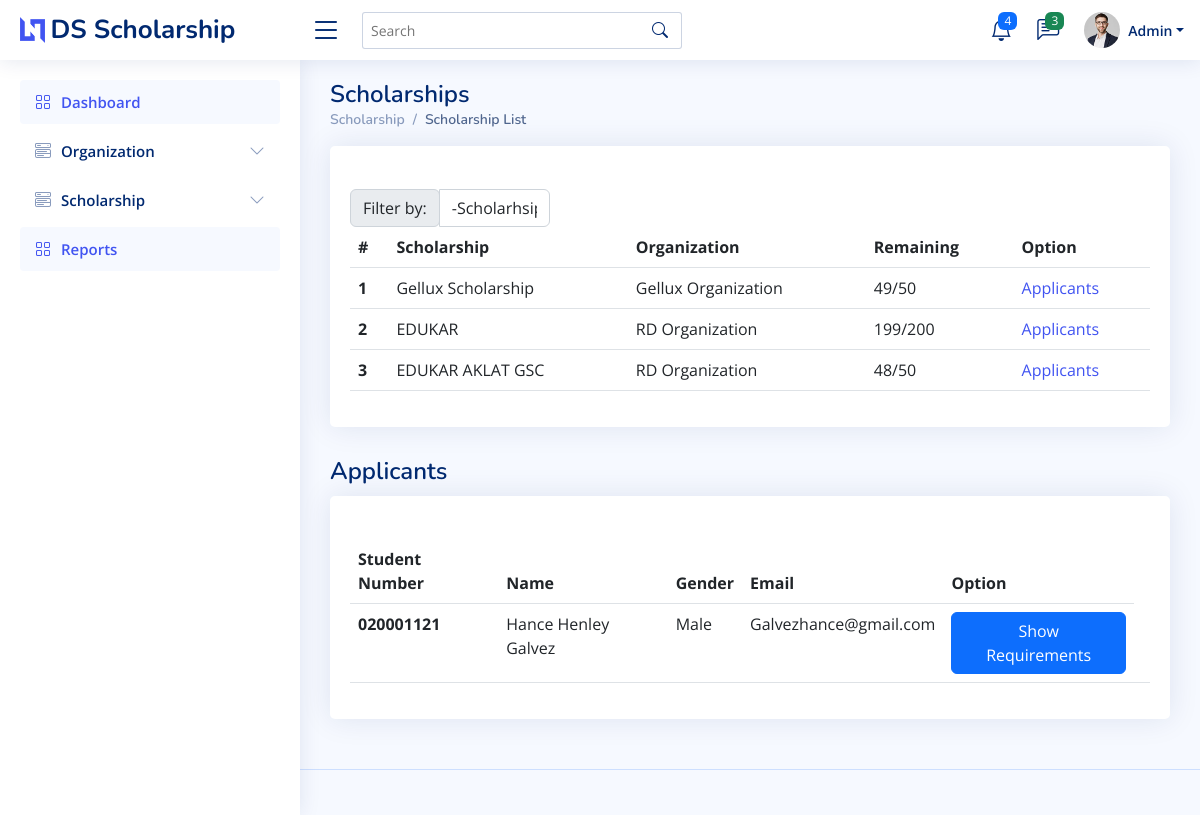
/admin/list-scholarship.php?sid=SCHLR83748 (signed in), run on the app's committed database.
### tables this page shows
CREATE TABLE `tbl_users` (
  `userID` varchar(100) NOT NULL,
  `userinfoID` text NOT NULL,
  `userlvlID` int(11) NOT NULL,
  `status` int(11) NOT NULL
);

CREATE TABLE `tbl_userinformation` (
  `userinfoID` varchar(100) NOT NULL,
  `fname` text DEFAULT NULL,
  `mname` text DEFAULT NULL,
  `lname` text DEFAULT NULL,
  `birthdate` text DEFAULT NULL,
  `gender` text DEFAULT NULL,
  `email` text NOT NULL,
  `contact` varchar(20) DEFAULT NULL,
  `address` varchar(100) DEFAULT NULL,
  `username` text NOT NULL,
  `password` text NOT NULL,
  `status` text NOT NULL,
  `profpic` varchar(255) NOT NULL
);

CREATE TABLE `tbl_scholarship` (
  `scholarshipID` varchar(100) NOT NULL,
  `orgID` varchar(100) DEFAULT NULL,
  `scholarshipname` text NOT NULL,
  `description` text NOT NULL,
  `req` text NOT NULL,
  `applicant_limit` text NOT NULL,
  `status` int(11) NOT NULL,
  `queue` int(11) NOT NULL,
  `stype_id` int(11) DEFAULT NULL
);

CREATE TABLE `tbl_organization` (
  `orgID` varchar(100) NOT NULL,
  `userID` text NOT NULL,
  `name` text NOT NULL,
  `company` text NOT NULL,
  `email` text NOT NULL,
  `proofsID` text NOT NULL,
  `status` int(11) NOT NULL,
  `profile` varchar(255) NOT NULL
);

CREATE TABLE `tbl_scholars` (
  `scholarsID` varchar(100) NOT NULL,
  `scholarshipID` text NOT NULL,
  `userid` text NOT NULL,
  `status` int(11) NOT NULL,
  `queue` int(11) NOT NULL
);

### admin/list-scholarship.php (the view, shortened to what this page needs)
<?php
require '../conn.php';
$uid = $_SESSION['userID'];
$getdata = "SELECT * FROM `tbl_userinformation` INNER JOIN tbl_users ON tbl_userinformation.userinfoID = tbl_users.userinfoID WHERE tbl_users.userID = '$uid' ";
$getdataq = mysqli_query($conn, $getdata);
$rowdata = mysqli_fetch_array($getdataq);
?>
<!DOCTYPE html>
<html lang="en">
<head>
  <link href="../assets/vendor/bootstrap/css/bootstrap.min.css" rel="stylesheet">
  <link href="../assets/vendor/bootstrap-icons/bootstrap-icons.css" rel="stylesheet">
  <link href="../assets/vendor/boxicons/css/boxicons.min.css" rel="stylesheet">
  <link href="../assets/vendor/quill/quill.snow.css" rel="stylesheet">
  <link href="../assets/vendor/quill/quill.bubble.css" rel="stylesheet">
  <link href="../assets/vendor/remixicon/remixicon.css" rel="stylesheet">
  <link href="../assets/vendor/simple-datatables/style.css" rel="stylesheet">
  <link href="../assets/css/style.css" rel="stylesheet">
</head>
<body>
  <header id="header" class="header fixed-top d-flex align-items-center">
    <div class="d-flex align-items-center justify-content-between">
      <a href="index.html" class="logo d-flex align-items-center">
        <img src="../assets/img/logo.png" alt="">
        <span class="d-none d-lg-block">DS Scholarship</span>
      </a>
      <i class="bi bi-list toggle-sidebar-btn"></i>
    </div>
    <div class="search-bar">
      <form class="search-form d-flex align-items-center" method="POST" action="#">
        <input type="text" name="query" placeholder="Search" title="Enter search keyword">
        <button type="submit" title="Search"><i class="bi bi-search"></i></button>
      </form>
    </div>
    <nav class="header-nav ms-auto">
      <ul class="d-flex align-items-center">
        <li class="nav-item dropdown">
          <a class="nav-link nav-icon" href="#" data-bs-toggle="dropdown">
            <i class="bi bi-bell"></i>
            <span class="badge bg-primary badge-number">4</span>
          </a>
        </li>
        <li class="nav-item dropdown">
          <a class="nav-link nav-icon" href="#" data-bs-toggle="dropdown">
            <i class="bi bi-chat-left-text"></i>
            <span class="badge bg-success badge-number">3</span>
          </a>
        </li>
        <li class="nav-item dropdown pe-3">
          <a class="nav-link nav-profile d-flex align-items-center pe-0" href="#" data-bs-toggle="dropdown">
                <img src="../assets/img/profile-img.jpg" alt="Profile" class="rounded-circle">
                <span class="d-none d-md-block dropdown-toggle ps-2"><?php echo ucfirst($rowdata['fname']) ?></span>
              </a>
        </li>
      </ul>
    </nav>
  </header>
  <?php
    include('../include/sidebar-admin.php');
  ?>
  <main id="main" class="main">
    <div class="pagetitle">
      <h1>Scholarships</h1>
      <nav>
        <ol class="breadcrumb">
          <li class="breadcrumb-item"><a href="index.html">Scholarship</a></li>
          <li class="breadcrumb-item active">Scholarship List</li>
        </ol>
      </nav>
    </div>
    <div class="containeradd">
      <div class="card">
        <div class="card-body">
          <h5 class="card-title"></h5>
          <table class="table">
          <div class="col-sm-3">
                            <div class="input-group">
                                <div class="input-group-prepend">
                                    <label class="input-group-text" for="filterDropdown">Filter by:</label>
                                </div>
                                <select class="form-control" id="filterDropdown">
                                    <option value="0,1,2,3">-Scholarhsip Type-</option>
                                </select>
                            </div>
                        </div>
            <thead>
              <tr>
                <th scope="col">#</th>
                <th scope="col">Scholarship</th>
                <th scope="col">Organization</th>
                <th scope="col">Remaining</th>
                <th scope="col">Option</th>
              </tr>
            </thead>
            <tbody>
              <?php
                require '../conn.php';
                $checkorg = "SELECT *, tbl_scholarship.status AS 'stat'  FROM `tbl_scholarship` INNER JOIN tbl_organization ON tbl_scholarship.orgID = tbl_organization.orgID INNER JOIN tbl_stype ON tbl_stype.stype_id = tbl_scholarship.stype_id";
                $checkorgq = mysqli_query($conn, $checkorg);
                $count = 0;
                while($roworg = mysqli_fetch_array($checkorgq)){
                  $sid = $roworg['scholarshipID'];
                  $countsc = "SELECT COUNT(*) FROM `tbl_scholars` WHERE tbl_scholars.scholarshipID = '$sid' ";
                  $countscq = mysqli_query($conn, $countsc);
                  $countscrow = mysqli_fetch_array($countscq);
                  ++$count;
              ?>
              <tr>
                <th scope="row"><?php echo $count ?></th>
                <td><?php echo ucfirst($roworg['scholarshipname'])?></td>
                <td><?php echo ucfirst($roworg['name'])?></td>
                <td><?php echo ucfirst($roworg['applicant_limit'] - $countscrow['COUNT(*)'] ."/". ucfirst($roworg['applicant_limit']))?></td>
                <td><a href="?sid=<?php echo $sid?>">Applicants</a></td>
              </tr>
              <?php
                }
              ?>
            </tbody>
          </table>
        </div>
      </div>
        </div>
    <div class="pagetitle">
        <h1>Applicants</h1>
      </div>
      <div class="card">
        <div class="card-body">
          <h5 class="card-title"></h5>
          <table class="table">
            <thead>
              <tr>
                <th scope="col">Student Number</th>
                <th scope="col">Name</th>
                <th scope="col">Gender</th>
                <th scope="col">Email</th>
                <th scope="col">Option</th>
              </tr>
            </thead>
            <tbody>
              <?php
                require '../conn.php';
                $sids = @$_GET['sid'];
                $checkorg = "SELECT *, tbl_scholars.scholarsID AS 'ssid' FROM `tbl_scholars` INNER JOIN tbl_scholarship ON tbl_scholars.scholarshipID = tbl_scholarship.scholarshipID INNER JOIN tbl_users ON tbl_scholars.userid = tbl_users.userID INNER JOIN tbl_userinformation ON tbl_userinformation.userinfoID = tbl_users.userinfoID WHERE tbl_scholars.scholarshipID = '$sids' AND tbl_scholars.status = '3'  ";
                $checkorgq = mysqli_query($conn, $checkorg);
                while($roworg = mysqli_fetch_array($checkorgq)){
                  $userid = $roworg['userid'];
              ?>
              <tr>
                  <th scope="row"><?php echo ucfirst($roworg['userid'])?></th>
                  <td><?php echo ucfirst($roworg['fname']. " " .$roworg['lname'] )?></td>
                  <td><?php echo ucfirst($roworg['gender'])?></td>
                  <td><?php echo ucfirst($roworg['email'])?></td>
                  <td><a href="#" id="myBtn<?php echo $userid?>" class="btn btn-primary">Show Requirements</a></td>
                  <td>
                  </td>
              </tr>
              <?php
                }
              ?>
            </tbody>
          </table>
        </div>
      </div>
  </main>
  <footer id="footer" class="footer">
    <div class="credits">
    </div>
  </footer>
</body>
</html>

### assets/css/style.css (style rules this page uses)
:root { scroll-behavior: smooth; }
body { font-family: "Open Sans", sans-serif; background: #f6f9ff; color: #444444; }
a { color: #4154f1; text-decoration: none; }
h1, h2, h3, h4, h5, h6 { font-family: "Nunito", sans-serif; }
#main { margin-top: 60px; padding: 20px 30px; transition: all 0.3s; }
.pagetitle { margin-bottom: 10px; }
.pagetitle h1 { font-size: 24px; margin-bottom: 0; font-weight: 600; color: #012970; }
.card { margin-bottom: 30px; border: none; border-radius: 5px; box-shadow: 0px 0 30px rgba(1, 41, 112, 0.1); }
.card-title { padding: 20px 0 15px 0; font-size: 18px; font-weight: 500; color: #012970; font-family: "Poppins", sans-serif; }
.card-body { padding: 0 20px 20px 20px; }
.breadcrumb { font-size: 14px; font-family: "Nunito", sans-serif; color: #899bbd; font-weight: 600; }
.breadcrumb a { color: #899bbd; transition: 0.3s; }
.breadcrumb .breadcrumb-item::before { color: #899bbd; }
.breadcrumb .active { color: #51678f; font-weight: 600; }
.logo { line-height: 1; }
@media (min-width: 1200px) { .logo { width: 280px; } }
.logo img { max-height: 26px; margin-right: 6px; }
.logo span { font-size: 26px; font-weight: 700; color: #012970; font-family: "Nunito", sans-serif; }
.header { transition: all 0.5s; z-index: 997; height: 60px; box-shadow: 0px 2px 20px rgba(1, 41, 112, 0.1); background-color: #fff; padding-left: 20px; }
.header .toggle-sidebar-btn { font-size: 32px; padding-left: 10px; cursor: pointer; color: #012970; }
.header .search-bar { min-width: 360px; padding: 0 20px; }
.header .search-form { width: 100%; }
.header .search-form input { border: 0; font-size: 14px; color: #012970; border: 1px solid rgba(1, 41, 112, 0.2); padding: 7px 38px 7px 8px; border-radius: 3px; transition: 0.3s; width: 100%; }
.header .search-form button { border: 0; padding: 0; margin-left: -30px; background: none; }
.header .search-form button i { color: #012970; }
.header-nav ul { list-style: none; }
.header-nav>ul { margin: 0; padding: 0; }
.header-nav .nav-icon { font-size: 22px; color: #012970; margin-right: 25px; position: relative; }
.header-nav .nav-profile { color: #012970; }
.header-nav .nav-profile img { max-height: 36px; }
.header-nav .nav-profile span { font-size: 14px; font-weight: 600; }
.header-nav .badge-number { position: absolute; inset: -2px -5px auto auto; font-weight: normal; font-size: 12px; padding: 3px 6px; }
@media (min-width: 1200px) { #main, #footer { margin-left: 300px; } }
.footer { padding: 20px 0; font-size: 14px; transition: all 0.3s; border-top: 1px solid #cddfff; }
.footer .credits { padding-top: 5px; text-align: center; font-size: 13px; color: #012970; }

### admin/list-scholarship.php (style rules this page uses)
* { margin: 0; padding: 0; box-sizing: border-box; }

### data on the page
tbl_users: userinfoID.fname "Admin"
tbl_scholarship: scholarshipname "Gellux Scholarship", orgID.name "Gellux Organization", applicant_limit "49/50"
tbl_scholarship: scholarshipname "EDUKAR", orgID.name "RD Organization", applicant_limit "199/200"
tbl_scholarship: scholarshipname "EDUKAR AKLAT GSC", orgID.name "RD Organization", applicant_limit "48/50"
tbl_scholars: userid "020001121", tbl_userinformation.fname+lname "Hance Henley Galvez", tbl_userinformation.gender "Male", tbl_userinformation.email "Galvezhance@gmail.com"
